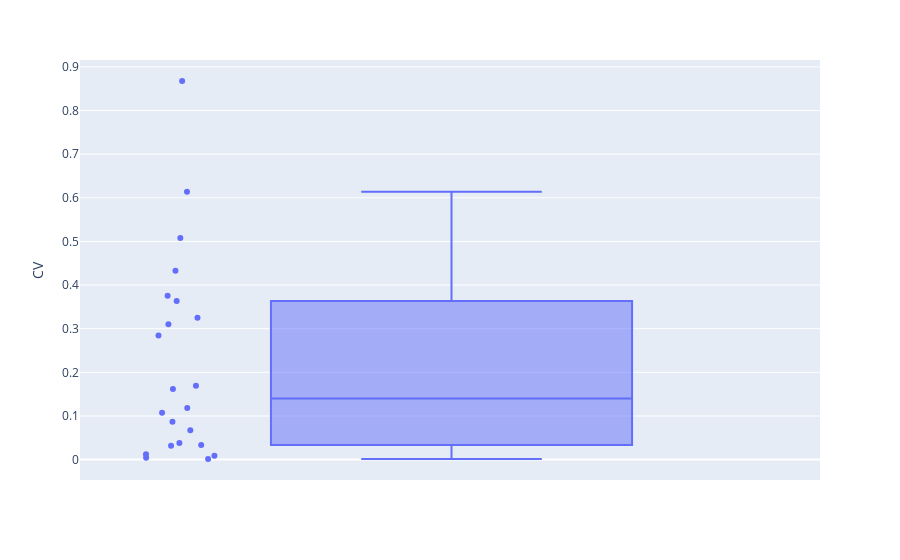

Here is the notebook cell this chart was saved with:
### Markdown cell above
# Plotting the CV

### Code cell
import plotly.express as px

fig_box_rj = px.box(cv_clusters_rj, y="CV",points="all")
fig_box_rj.show()

### Figure 1 — Plotly figure (JSON) as saved in the notebook; plotly's stock layout.template omitted (floating-point values rounded to 4 significant figures)
{"data": [{"alignmentgroup": "True", "boxpoints": "all", "hovertemplate": "CV=%{y}<extra></extra>", "legendgroup": "", "marker": {"color": "#636efa"}, "name": "", "notched": false, "offsetgroup": "", "orientation": "v", "showlegend": false, "type": "box", "x0": " ", "xaxis": "x", "y": [0.03802, 0.08659, 0.3753, 0.001399, 0.01221, 0.06754, 0.00408, 0.0334, 0.03204, 0.1616, 0.1076, 0.1184, 0.3253, 0.6137, 0.3103, 0.3634, 0.8677, 0.008846, 0.5078, 0.4327, 0.2843, 0.1692], "y0": " ", "yaxis": "y"}], "layout": {"boxmode": "group", "legend": {"tracegroupgap": 0}, "margin": {"t": 60}, "xaxis": {"anchor": "y", "domain": [0, 1]}, "yaxis": {"anchor": "x", "domain": [0, 1], "title": {"text": "CV"}}}}
